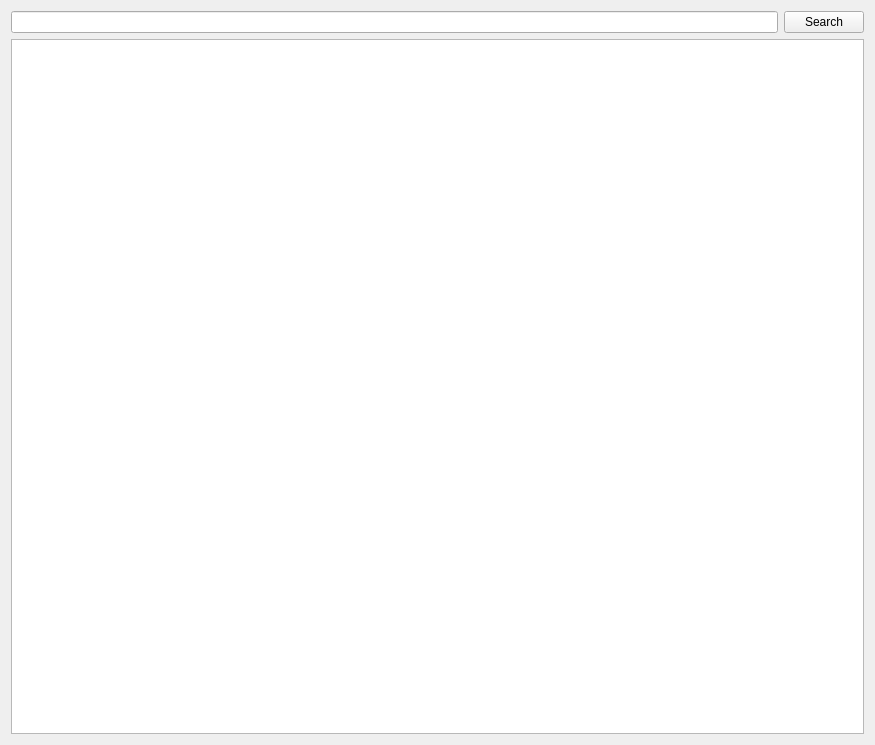
<?xml version="1.0" encoding="UTF-8"?>
<ui version="4.0">
 <class>TwitchPage</class>
 <widget class="QWidget" name="TwitchPage">
  <property name="geometry">
   <rect>
    <x>0</x>
    <y>0</y>
    <width>875</width>
    <height>745</height>
   </rect>
  </property>
  <layout class="QGridLayout" name="gridLayout">
   <item row="0" column="0">
    <widget class="QLineEdit" name="searchEdit"/>
   </item>
   <item row="0" column="1">
    <widget class="QPushButton" name="searchButton">
     <property name="text">
      <string>Search</string>
     </property>
    </widget>
   </item>
   <item row="1" column="0" colspan="2">
    <widget class="QTreeView" name="packView">
     <property name="horizontalScrollBarPolicy">
      <enum>Qt::ScrollBarAlwaysOff</enum>
     </property>
     <property name="alternatingRowColors">
      <bool>true</bool>
     </property>
     <property name="iconSize">
      <size>
       <width>48</width>
       <height>48</height>
      </size>
     </property>
     <property name="rootIsDecorated">
      <bool>false</bool>
     </property>
     <property name="uniformRowHeights">
      <bool>true</bool>
     </property>
     <property name="itemsExpandable">
      <bool>false</bool>
     </property>
     <property name="allColumnsShowFocus">
      <bool>true</bool>
     </property>
     <attribute name="headerVisible">
      <bool>false</bool>
     </attribute>
    </widget>
   </item>
  </layout>
 </widget>
 <tabstops>
  <tabstop>searchEdit</tabstop>
  <tabstop>searchButton</tabstop>
  <tabstop>packView</tabstop>
 </tabstops>
 <connections/>
</ui>
